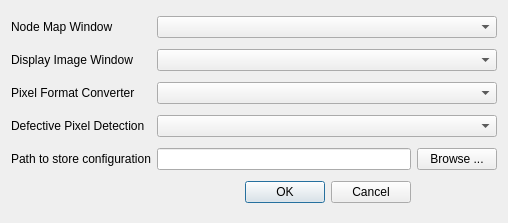
<?xml version="1.0" encoding="UTF-8"?>
<ui version="4.0">
 <class>DialogConfigurationFileSetting</class>
 <widget class="QDialog" name="DialogConfigurationFileSetting">
  <property name="windowModality">
   <enum>Qt::ApplicationModal</enum>
  </property>
  <property name="geometry">
   <rect>
    <x>0</x>
    <y>0</y>
    <width>508</width>
    <height>223</height>
   </rect>
  </property>
  <property name="windowTitle">
   <string>Configuration File Setting</string>
  </property>
  <property name="modal">
   <bool>true</bool>
  </property>
  <layout class="QGridLayout" name="gridLayout">
   <item row="6" column="0">
    <widget class="QLabel" name="label_3">
     <property name="layoutDirection">
      <enum>Qt::LeftToRight</enum>
     </property>
     <property name="text">
      <string>Path to store configuration</string>
     </property>
     <property name="alignment">
      <set>Qt::AlignLeading|Qt::AlignLeft|Qt::AlignVCenter</set>
     </property>
    </widget>
   </item>
   <item row="3" column="0">
    <widget class="QLabel" name="label_4">
     <property name="text">
      <string>Defective Pixel Detection</string>
     </property>
    </widget>
   </item>
   <item row="6" column="1" colspan="2">
    <widget class="QLineEdit" name="lineEditPath">
     <property name="sizePolicy">
      <sizepolicy hsizetype="Preferred" vsizetype="Fixed">
       <horstretch>0</horstretch>
       <verstretch>0</verstretch>
      </sizepolicy>
     </property>
    </widget>
   </item>
   <item row="1" column="0">
    <widget class="QLabel" name="label_2">
     <property name="layoutDirection">
      <enum>Qt::LeftToRight</enum>
     </property>
     <property name="text">
      <string>Display Image Window</string>
     </property>
     <property name="alignment">
      <set>Qt::AlignLeading|Qt::AlignLeft|Qt::AlignVCenter</set>
     </property>
    </widget>
   </item>
   <item row="0" column="0">
    <widget class="QLabel" name="label">
     <property name="layoutDirection">
      <enum>Qt::LeftToRight</enum>
     </property>
     <property name="text">
      <string>Node Map Window</string>
     </property>
     <property name="alignment">
      <set>Qt::AlignLeading|Qt::AlignLeft|Qt::AlignVCenter</set>
     </property>
    </widget>
   </item>
   <item row="1" column="1" colspan="3">
    <widget class="QComboBox" name="comboBoxImageDisplay"/>
   </item>
   <item row="3" column="1" colspan="3">
    <widget class="QComboBox" name="comboBoxDefectivePixelDetection"/>
   </item>
   <item row="6" column="3">
    <widget class="QPushButton" name="pushButtonBrowse">
     <property name="sizePolicy">
      <sizepolicy hsizetype="Minimum" vsizetype="Fixed">
       <horstretch>0</horstretch>
       <verstretch>0</verstretch>
      </sizepolicy>
     </property>
     <property name="text">
      <string>Browse ...</string>
     </property>
    </widget>
   </item>
   <item row="0" column="1" colspan="3">
    <widget class="QComboBox" name="comboBoxNodeMap"/>
   </item>
   <item row="7" column="2">
    <widget class="QDialogButtonBox" name="buttonBox">
     <property name="standardButtons">
      <set>QDialogButtonBox::Cancel|QDialogButtonBox::Ok</set>
     </property>
    </widget>
   </item>
   <item row="2" column="0">
    <widget class="QLabel" name="label_5">
     <property name="text">
      <string>Pixel Format Converter</string>
     </property>
    </widget>
   </item>
   <item row="2" column="1" colspan="3">
    <widget class="QComboBox" name="comboBoxPixelFormatConverter"/>
   </item>
  </layout>
 </widget>
 <tabstops>
  <tabstop>comboBoxNodeMap</tabstop>
  <tabstop>comboBoxImageDisplay</tabstop>
  <tabstop>comboBoxDefectivePixelDetection</tabstop>
  <tabstop>lineEditPath</tabstop>
 </tabstops>
 <resources/>
 <connections/>
</ui>
